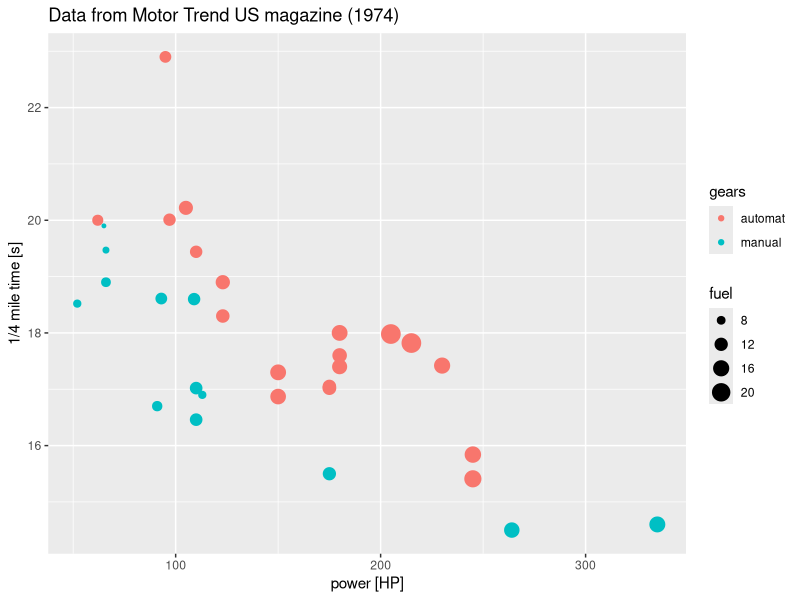
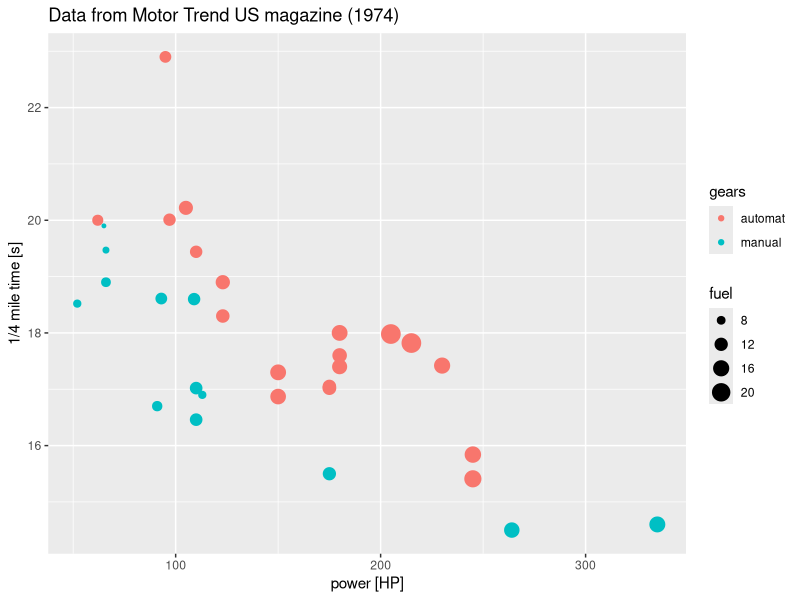

The R source for these figures, in order:
library(ggplot2)
library(dplyr)
library(magrittr)

# Load data
data("mtcars")
# head(mtcars)

# Create separate data frame with only necessary values
df1 <- data.frame(
  power = mtcars$hp, 
  time = mtcars$qsec, 
  gears = mtcars$am, 
  mpg = mtcars$mpg
)

# Add column with gearbox labels and column with fuel consumption in liters/100 km
df1 %<>% mutate(
  gears.label = case_when(
    gears == 0 ~ "automat", 
    gears == 1 ~ "manual"
  ),
  lp100km = 235.215 / mpg
)

# Create plot
g <- ggplot(df1, aes(x = power, y = time))
g + 
  geom_point(aes(color = gears.label, size = lp100km), shape = 19) +
  labs(
    x = "power [HP]",
    y = "1/4 mile time [s]",
    title = "Data from Motor Trend US magazine (1974)",
    color = "gears",
    size = "fuel"
  ) +
  guides(
    color = guide_legend(order = 1),
    size = guide_legend(order = 2)
  )

# Save plot to .pdf file
ggsave("a4_plot.pdf", device = "pdf", width = 15, height = 10, units = "cm")
  
